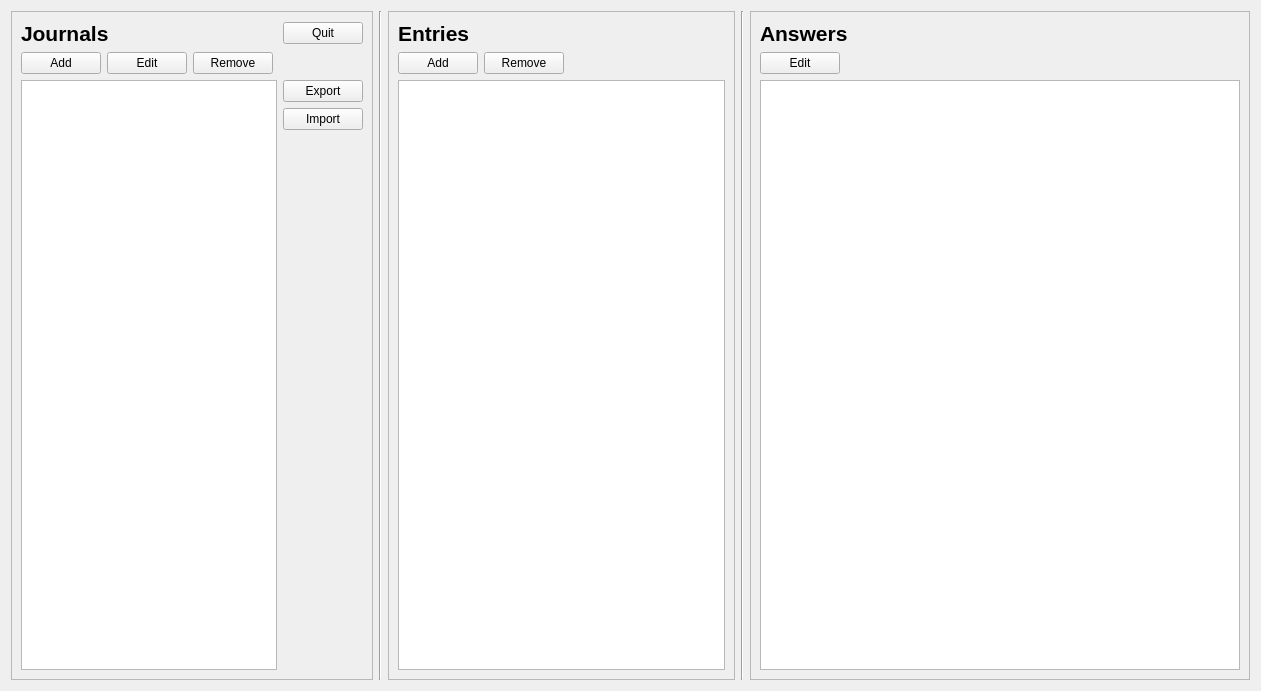
<?xml version="1.0" encoding="UTF-8"?>
<ui version="4.0">
 <class>JournalFrame</class>
 <widget class="QWidget" name="JournalFrame">
  <property name="geometry">
   <rect>
    <x>0</x>
    <y>0</y>
    <width>1261</width>
    <height>691</height>
   </rect>
  </property>
  <property name="windowTitle">
   <string>Form</string>
  </property>
  <layout class="QHBoxLayout" name="horizontalLayout_8">
   <item>
    <widget class="QFrame" name="journalListFrame">
     <property name="sizePolicy">
      <sizepolicy hsizetype="Minimum" vsizetype="Preferred">
       <horstretch>0</horstretch>
       <verstretch>0</verstretch>
      </sizepolicy>
     </property>
     <property name="minimumSize">
      <size>
       <width>350</width>
       <height>400</height>
      </size>
     </property>
     <property name="frameShape">
      <enum>QFrame::StyledPanel</enum>
     </property>
     <property name="frameShadow">
      <enum>QFrame::Raised</enum>
     </property>
     <property name="midLineWidth">
      <number>0</number>
     </property>
     <layout class="QVBoxLayout" name="verticalLayout_2">
      <item>
       <layout class="QHBoxLayout" name="horizontalLayout_3">
        <item>
         <widget class="QLabel" name="journalLabel">
          <property name="font">
           <font>
            <pointsize>16</pointsize>
            <weight>75</weight>
            <bold>true</bold>
           </font>
          </property>
          <property name="text">
           <string>Journals</string>
          </property>
         </widget>
        </item>
        <item>
         <spacer name="jFrameTopHSpacer">
          <property name="orientation">
           <enum>Qt::Horizontal</enum>
          </property>
          <property name="sizeHint" stdset="0">
           <size>
            <width>40</width>
            <height>20</height>
           </size>
          </property>
         </spacer>
        </item>
        <item>
         <widget class="QPushButton" name="journalQuitButton">
          <property name="text">
           <string>Quit</string>
          </property>
         </widget>
        </item>
       </layout>
      </item>
      <item>
       <layout class="QHBoxLayout" name="horizontalLayout_2">
        <item>
         <widget class="QPushButton" name="journalAddButton">
          <property name="text">
           <string>Add</string>
          </property>
         </widget>
        </item>
        <item>
         <widget class="QPushButton" name="journalEditButton">
          <property name="text">
           <string>Edit</string>
          </property>
         </widget>
        </item>
        <item>
         <widget class="QPushButton" name="journalRemoveButton">
          <property name="text">
           <string>Remove</string>
          </property>
         </widget>
        </item>
        <item>
         <spacer name="jFrameBottomHSpacer">
          <property name="orientation">
           <enum>Qt::Horizontal</enum>
          </property>
          <property name="sizeHint" stdset="0">
           <size>
            <width>40</width>
            <height>20</height>
           </size>
          </property>
         </spacer>
        </item>
       </layout>
      </item>
      <item>
       <layout class="QHBoxLayout" name="horizontalLayout">
        <item>
         <widget class="QListView" name="journalListView"/>
        </item>
        <item>
         <layout class="QVBoxLayout" name="verticalLayout">
          <item>
           <widget class="QPushButton" name="journalExportButton">
            <property name="text">
             <string>Export</string>
            </property>
           </widget>
          </item>
          <item>
           <widget class="QPushButton" name="journalImportButton">
            <property name="text">
             <string>Import</string>
            </property>
           </widget>
          </item>
          <item>
           <spacer name="jFrameVSpacer">
            <property name="orientation">
             <enum>Qt::Vertical</enum>
            </property>
            <property name="sizeHint" stdset="0">
             <size>
              <width>20</width>
              <height>40</height>
             </size>
            </property>
           </spacer>
          </item>
         </layout>
        </item>
       </layout>
      </item>
     </layout>
    </widget>
   </item>
   <item>
    <widget class="Line" name="line">
     <property name="orientation">
      <enum>Qt::Vertical</enum>
     </property>
    </widget>
   </item>
   <item>
    <widget class="QFrame" name="entryListFrame">
     <property name="sizePolicy">
      <sizepolicy hsizetype="Minimum" vsizetype="Preferred">
       <horstretch>0</horstretch>
       <verstretch>0</verstretch>
      </sizepolicy>
     </property>
     <property name="minimumSize">
      <size>
       <width>300</width>
       <height>400</height>
      </size>
     </property>
     <property name="frameShape">
      <enum>QFrame::StyledPanel</enum>
     </property>
     <property name="frameShadow">
      <enum>QFrame::Raised</enum>
     </property>
     <layout class="QVBoxLayout" name="verticalLayout_3">
      <item>
       <layout class="QHBoxLayout" name="horizontalLayout_5">
        <item>
         <widget class="QLabel" name="entryLabel">
          <property name="font">
           <font>
            <pointsize>16</pointsize>
            <weight>75</weight>
            <bold>true</bold>
           </font>
          </property>
          <property name="text">
           <string>Entries</string>
          </property>
         </widget>
        </item>
        <item>
         <spacer name="eFrameTopHSpacer">
          <property name="orientation">
           <enum>Qt::Horizontal</enum>
          </property>
          <property name="sizeHint" stdset="0">
           <size>
            <width>40</width>
            <height>20</height>
           </size>
          </property>
         </spacer>
        </item>
       </layout>
      </item>
      <item>
       <layout class="QHBoxLayout" name="horizontalLayout_4">
        <item>
         <widget class="QPushButton" name="entryAddButton">
          <property name="text">
           <string>Add</string>
          </property>
         </widget>
        </item>
        <item>
         <widget class="QPushButton" name="entryRemoveButton">
          <property name="text">
           <string>Remove</string>
          </property>
         </widget>
        </item>
        <item>
         <spacer name="eFrameBottomHSpacer">
          <property name="orientation">
           <enum>Qt::Horizontal</enum>
          </property>
          <property name="sizeHint" stdset="0">
           <size>
            <width>40</width>
            <height>20</height>
           </size>
          </property>
         </spacer>
        </item>
       </layout>
      </item>
      <item>
       <widget class="QListView" name="entryListView"/>
      </item>
     </layout>
    </widget>
   </item>
   <item>
    <widget class="Line" name="line_2">
     <property name="orientation">
      <enum>Qt::Vertical</enum>
     </property>
    </widget>
   </item>
   <item>
    <widget class="QFrame" name="answerTableFrame">
     <property name="sizePolicy">
      <sizepolicy hsizetype="Expanding" vsizetype="Preferred">
       <horstretch>0</horstretch>
       <verstretch>0</verstretch>
      </sizepolicy>
     </property>
     <property name="minimumSize">
      <size>
       <width>500</width>
       <height>400</height>
      </size>
     </property>
     <property name="frameShape">
      <enum>QFrame::StyledPanel</enum>
     </property>
     <property name="frameShadow">
      <enum>QFrame::Raised</enum>
     </property>
     <layout class="QVBoxLayout" name="verticalLayout_4">
      <item>
       <layout class="QHBoxLayout" name="horizontalLayout_7">
        <item>
         <widget class="QLabel" name="answerLabel">
          <property name="font">
           <font>
            <pointsize>16</pointsize>
            <weight>75</weight>
            <bold>true</bold>
           </font>
          </property>
          <property name="text">
           <string>Answers</string>
          </property>
         </widget>
        </item>
        <item>
         <spacer name="aFrameTopHSpacer">
          <property name="orientation">
           <enum>Qt::Horizontal</enum>
          </property>
          <property name="sizeHint" stdset="0">
           <size>
            <width>40</width>
            <height>20</height>
           </size>
          </property>
         </spacer>
        </item>
       </layout>
      </item>
      <item>
       <layout class="QHBoxLayout" name="horizontalLayout_6">
        <item>
         <widget class="QPushButton" name="answerEditButton">
          <property name="text">
           <string>Edit</string>
          </property>
         </widget>
        </item>
        <item>
         <spacer name="aFrameBottomHSpacer">
          <property name="orientation">
           <enum>Qt::Horizontal</enum>
          </property>
          <property name="sizeHint" stdset="0">
           <size>
            <width>40</width>
            <height>20</height>
           </size>
          </property>
         </spacer>
        </item>
       </layout>
      </item>
      <item>
       <widget class="QTableView" name="answerTableView">
        <property name="editTriggers">
         <set>QAbstractItemView::NoEditTriggers</set>
        </property>
        <attribute name="horizontalHeaderStretchLastSection">
         <bool>true</bool>
        </attribute>
        <attribute name="verticalHeaderMinimumSectionSize">
         <number>50</number>
        </attribute>
       </widget>
      </item>
     </layout>
    </widget>
   </item>
  </layout>
 </widget>
 <resources/>
 <connections/>
</ui>
